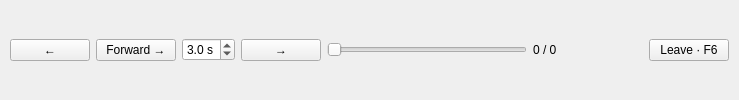
<?xml version="1.0" encoding="utf-8"?>
<ui version="4.0">
 <class>GallerySlideshowControls</class>
 <widget class="QFrame" name="gallerySlideshowControls">
  <property name="accessibleName"><string>Slideshow controls</string></property>
  <layout class="QHBoxLayout" name="slideshowControlsLayout">
   <property name="leftMargin"><number>10</number></property><property name="rightMargin"><number>10</number></property>
   <property name="topMargin"><number>8</number></property><property name="bottomMargin"><number>8</number></property>
   <property name="spacing"><number>6</number></property>
   <item><widget class="QPushButton" name="slideshowPrevious"><property name="text"><string>←</string></property><property name="accessibleName"><string>Previous image</string></property><property name="toolTip"><string>Previous image · Left arrow</string></property></widget></item>
   <item><widget class="QPushButton" name="slideshowDirection">
    <property name="accessibleName"><string>Slideshow direction</string></property>
    <property name="toolTip"><string>Click to cycle Forward, Backward and New. Forward/Backward loop through the current filtered sort; New plays forward but shows newly arrived images next (needs Newest first), then resumes after the picture it left.</string></property>
    <property name="text"><string>Forward →</string></property>
   </widget></item>
   <item><widget class="QDoubleSpinBox" name="slideshowSeconds">
    <property name="minimum"><double>0.5</double></property><property name="maximum"><double>8.0</double></property>
    <property name="singleStep"><double>0.1</double></property><property name="decimals"><number>1</number></property>
    <property name="value"><double>3.0</double></property><property name="suffix"><string> s</string></property>
    <property name="accessibleName"><string>Slideshow seconds per image</string></property>
    <property name="toolTip"><string>Seconds per image · wheel over controls to adjust · numpad + faster / − slower</string></property>
   </widget></item>
   <item><widget class="QPushButton" name="slideshowNext"><property name="text"><string>→</string></property><property name="accessibleName"><string>Next image</string></property><property name="toolTip"><string>Next image · Right arrow</string></property></widget></item>
   <item><widget class="QSlider" name="slideshowPosition">
    <property name="orientation"><enum>Qt::Horizontal</enum></property>
    <property name="minimum"><number>1</number></property><property name="maximum"><number>1</number></property>
    <property name="minimumSize"><size><width>200</width><height>36</height></size></property>
    <property name="tracking"><bool>false</bool></property>
    <property name="accessibleName"><string>Slideshow photo number</string></property>
    <property name="toolTip"><string>Seek to photo number in the current filtered sort; release to jump. Wheel moves 10 photos per step.</string></property>
   </widget></item>
   <item><widget class="QLabel" name="slideshowPositionLabel"><property name="text"><string>0 / 0</string></property><property name="minimumSize"><size><width>110</width><height>36</height></size></property><property name="toolTip"><string>Wheel moves 10 photos per step, just like over the position slider.</string></property></widget></item>
   <item><widget class="QPushButton" name="slideshowLeave"><property name="text"><string>Leave · F6</string></property><property name="accessibleName"><string>Leave slideshow</string></property></widget></item>
  </layout>
 </widget>
 <resources/>
 <connections/>
</ui>
